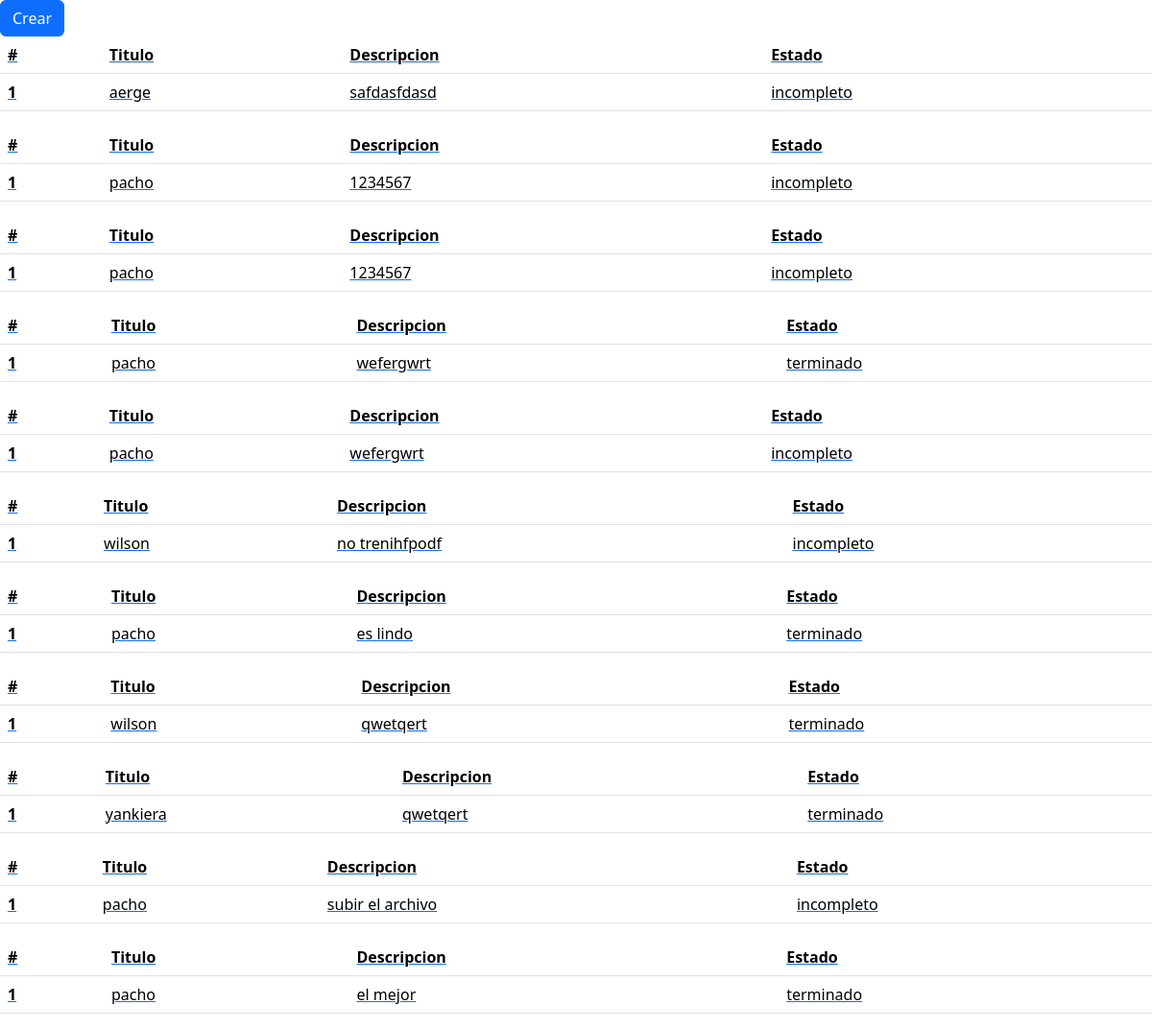
The page / on the database its author committed.
### actividades/models.py (models this page shows, shortened)
class Tareas(models.Model):
    estados = [('terminado', 'Tarea Finalizada'),
               ('incompleto', 'Tarea incompleta')]
    titulo = models.CharField(max_length=100)
    descripcion = models.TextField(max_length=500)
    estado = models.CharField(max_length=100 , choices=estados ,default='incompleto')

### actividades/views.py (the view)
# urls.py: path('', listar, name='listar'),
def listar(request):
    tareas = Tareas.objects.all()
    return render(request,'listar.html', {'tareas': tareas})

### actividades/templates/listar.html (shortened to what this page needs)
<html>
<head>
<link href="https://cdn.jsdelivr.net/npm/bootstrap@5.3.3/dist/css/bootstrap.min.css" rel="stylesheet">
</head>
<body>
<div>
        <a href="{% url 'crear' %}">
        <button class="btn btn-primary">Crear</button>
</div>
    {% for tarea in tareas %}
    <table class="table">
        <thead>
          <tr>
            <th scope="col">#</th>
            <th scope="col">Titulo</th>
            <th scope="col">Descripcion</th>
            <th scope="col">Estado</th>
          </tr>
        </thead>
        <tbody>
          <tr>
            <th scope="row">1</th>
            <td>{{tarea.titulo}}</td>
            <td>{{tarea.descripcion}}</td>
            <td>{{tarea.estado}}</td>
          </tr>
        </tbody>
      </table>
      {% endfor %}
</body>
</html>

### rows shown on the page
Tareas: titulo "aerge", descripcion "safdasfdasd", estado "incompleto"
Tareas: titulo "pacho", descripcion "1234567", estado "incompleto"
Tareas: titulo "pacho", descripcion "1234567", estado "incompleto"
Tareas: titulo "pacho", descripcion "wefergwrt", estado "terminado"
Tareas: titulo "pacho", descripcion "wefergwrt", estado "incompleto"
Tareas: titulo "wilson", descripcion "no trenihfpodf", estado "incompleto"
Tareas: titulo "pacho", descripcion "es lindo", estado "terminado"
Tareas: titulo "wilson", descripcion "qwetqert", estado "terminado"
Tareas: titulo "yankiera", descripcion "qwetqert", estado "terminado"
Tareas: titulo "pacho", descripcion "subir el archivo", estado "incompleto"
Tareas: titulo "pacho", descripcion "el mejor", estado "terminado"
